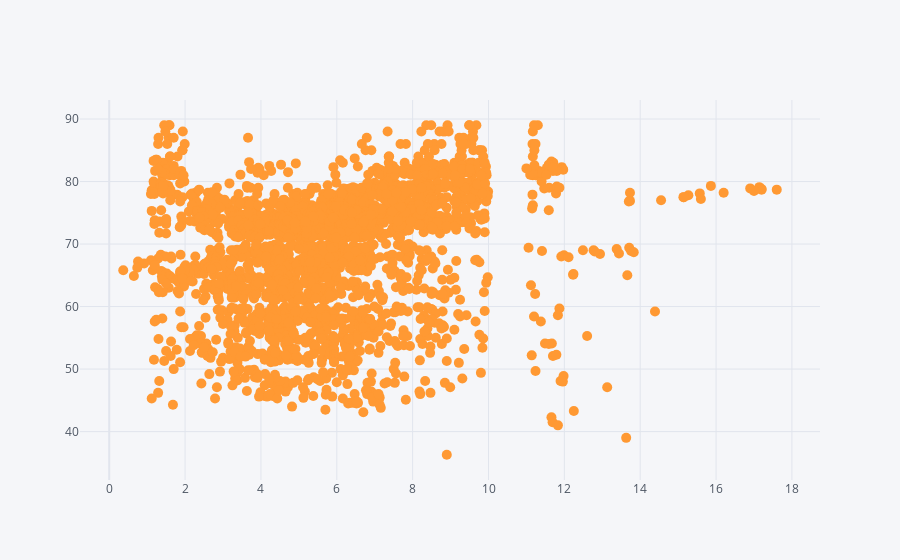

Notebook code cell kept with this figure:
### Code cell
"""
Observation
===========
We can't see any clear relationship between total expenditure and life expectancy

"""


who_df_copy.iplot(kind='scatter',x='total expenditure',y='life expectancy',mode='markers',size=10)

### Figure 1 — Plotly figure (JSON) as saved in the notebook; plotly's stock layout.template omitted (floating-point values rounded to 4 significant figures; data arrays with more than 128 entries replaced by an {"elided": "..."} marker saying what was removed)
{"data": [{"name": "life expectancy", "text": "", "y": {"elided": "2888 float values"}, "mode": "markers", "marker": {"symbol": "circle", "size": 10}, "x": {"elided": "2888 float values"}, "line": {"color": "rgba(255, 153, 51, 1.0)", "dash": "solid", "shape": "linear", "width": 1.3}, "type": "scatter"}], "layout": {"title": {"font": {"color": "#4D5663"}}, "paper_bgcolor": "#F5F6F9", "plot_bgcolor": "#F5F6F9", "yaxis": {"tickfont": {"color": "#4D5663"}, "zerolinecolor": "#E1E5ED", "title": {"text": "", "font": {"color": "#4D5663"}}, "gridcolor": "#E1E5ED", "showgrid": true}, "xaxis": {"tickfont": {"color": "#4D5663"}, "zerolinecolor": "#E1E5ED", "title": {"text": "", "font": {"color": "#4D5663"}}, "gridcolor": "#E1E5ED", "showgrid": true}, "legend": {"bgcolor": "#F5F6F9", "font": {"color": "#4D5663"}}}}
